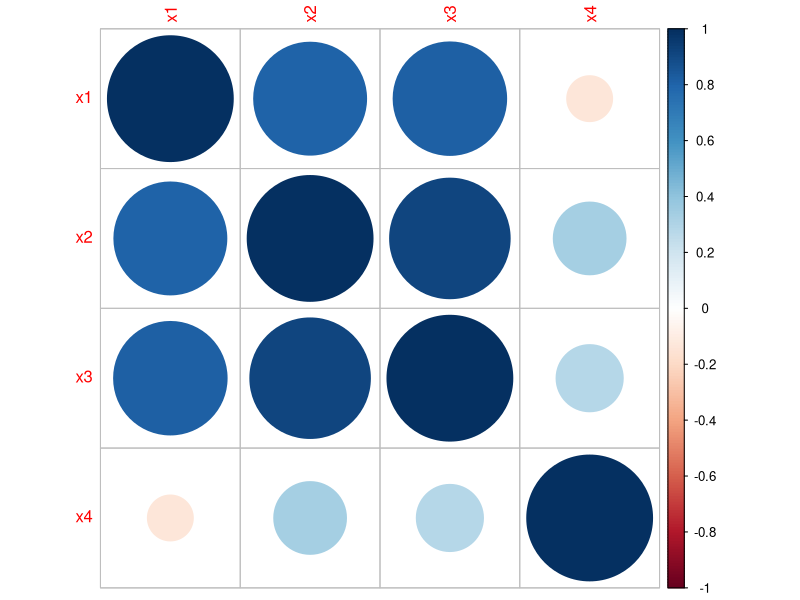

Generate this figure with R:
x1 <- c(300, 350, 220, 370, 280, 340, 400, 320, 150, 280)
x2 <- c(2, 3, 2, 4, 3, 3, 3, 2, 1, 2)
x3 <- c(40, 48, 42, 60, 48, 45, 55, 40, 20, 28)
x4 <- c(1, 4, 3, 3, 4, 2, 2, 1, 3, 1)

library(corrplot)

x <- cbind(x1, x2, x3, x4)
xkor <- cor(x)
corrplot(xkor)

x <- lm(x1 ~ x2 + x3 + x4)
summary(x)

xx3 <- lm(x1 ~ x2 + x4)
summary(xx3)

# cor(x2, x3)